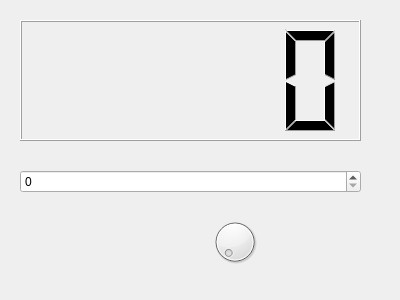
<?xml version="1.0" encoding="UTF-8"?>
<ui version="4.0">
 <class>Dialog</class>
 <widget class="QDialog" name="Dialog">
  <property name="geometry">
   <rect>
    <x>0</x>
    <y>0</y>
    <width>400</width>
    <height>300</height>
   </rect>
  </property>
  <property name="windowTitle">
   <string>Dialog</string>
  </property>
  <widget class="QLCDNumber" name="lcdNumber">
   <property name="geometry">
    <rect>
     <x>20</x>
     <y>20</y>
     <width>341</width>
     <height>121</height>
    </rect>
   </property>
  </widget>
  <widget class="QSpinBox" name="spinBox">
   <property name="geometry">
    <rect>
     <x>20</x>
     <y>170</y>
     <width>341</width>
     <height>23</height>
    </rect>
   </property>
  </widget>
  <widget class="QDial" name="dial">
   <property name="geometry">
    <rect>
     <x>210</x>
     <y>210</y>
     <width>50</width>
     <height>64</height>
    </rect>
   </property>
  </widget>
 </widget>
 <resources/>
 <connections>
  <connection>
   <sender>spinBox</sender>
   <signal>valueChanged(int)</signal>
   <receiver>lcdNumber</receiver>
   <slot>display(int)</slot>
   <hints>
    <hint type="sourcelabel">
     <x>192</x>
     <y>183</y>
    </hint>
    <hint type="destinationlabel">
     <x>195</x>
     <y>108</y>
    </hint>
   </hints>
  </connection>
  <connection>
   <sender>dial</sender>
   <signal>valueChanged(int)</signal>
   <receiver>lcdNumber</receiver>
   <slot>display(int)</slot>
   <hints>
    <hint type="sourcelabel">
     <x>254</x>
     <y>247</y>
    </hint>
    <hint type="destinationlabel">
     <x>242</x>
     <y>124</y>
    </hint>
   </hints>
  </connection>
  <connection>
   <sender>dial</sender>
   <signal>valueChanged(int)</signal>
   <receiver>spinBox</receiver>
   <slot>setValue(int)</slot>
   <hints>
    <hint type="sourcelabel">
     <x>219</x>
     <y>233</y>
    </hint>
    <hint type="destinationlabel">
     <x>218</x>
     <y>184</y>
    </hint>
   </hints>
  </connection>
 </connections>
</ui>
